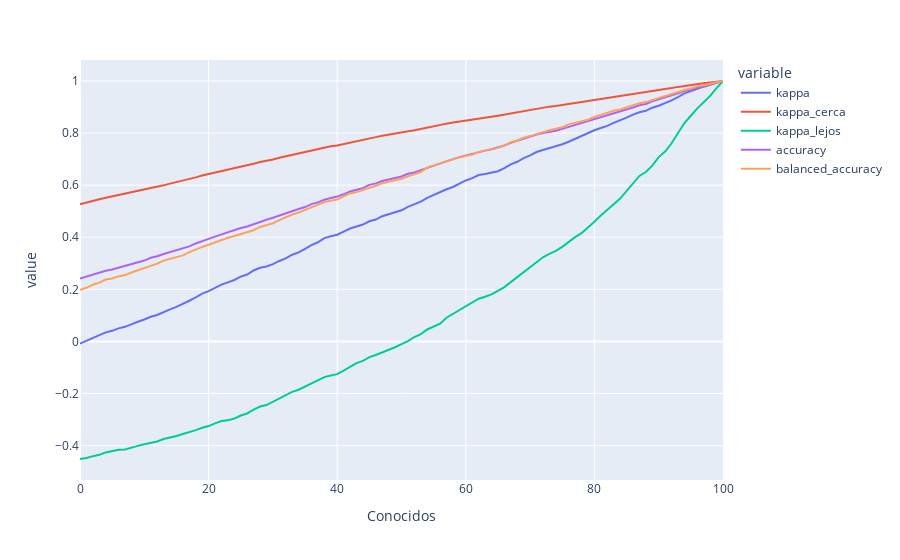

Notebook code cell kept with this figure:
### Code cell
#Grafico el comportamiento de la métrica a medida que incremento los aciertos. Tambien muestro lor resultados de otras metricas como Accuracy y Balanced Accuracy
px.line(kappa_progression,x='Conocidos',y=['kappa',
                                           'kappa_cerca',
                                           'kappa_lejos',
                                           'accuracy',
                                           'balanced_accuracy'])
